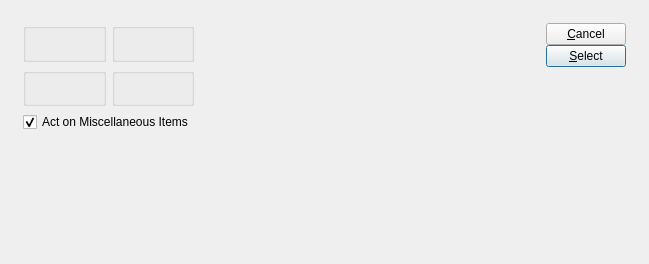
<ui version="4.0" >
 <comment>This file is part of the xTuple ERP: PostBooks Edition, a free and
open source Enterprise Resource Planning software suite,
Copyright (c) 1999-2010 by OpenMFG LLC, d/b/a xTuple.
It is licensed to you under the Common Public Attribution License
version 1.0, the full text of which (including xTuple-specific Exhibits)
is available at www.xtuple.com/CPAL.  By using this software, you agree
to be bound by its terms.</comment>
 <class>archRestoreSalesHistory</class>
 <widget class="QDialog" name="archRestoreSalesHistory" >
  <property name="geometry" >
   <rect>
    <x>0</x>
    <y>0</y>
    <width>648</width>
    <height>264</height>
   </rect>
  </property>
  <property name="windowTitle" >
   <string>Archive/Restore Sales History</string>
  </property>
  <layout class="QGridLayout" name="gridLayout_3" >
   <item row="0" column="0" >
    <layout class="QVBoxLayout" name="verticalLayout_2" >
     <property name="spacing" >
      <number>12</number>
     </property>
     <property name="margin" >
      <number>12</number>
     </property>
     <item>
      <layout class="QHBoxLayout" name="horizontalLayout" >
       <item>
        <layout class="QGridLayout" name="gridLayout_2" >
         <item row="0" column="0" >
          <widget class="ParameterGroup" name="_customerType" >
           <property name="title" >
            <string/>
           </property>
           <property name="fixedSize" >
            <bool>false</bool>
           </property>
          </widget>
         </item>
         <item row="0" column="1" >
          <widget class="WarehouseGroup" name="_warehouse" >
           <property name="title" >
            <string/>
           </property>
           <property name="fixedSize" >
            <bool>false</bool>
           </property>
          </widget>
         </item>
         <item row="1" column="0" >
          <widget class="ParameterGroup" name="_productCategory" >
           <property name="title" >
            <string/>
           </property>
           <property name="fixedSize" >
            <bool>false</bool>
           </property>
          </widget>
         </item>
         <item row="1" column="1" >
          <widget class="QGroupBox" name="_dateGroup" >
           <property name="title" >
            <string/>
           </property>
           <layout class="QGridLayout" name="gridLayout" >
            <item row="0" column="0" >
             <widget class="DateCluster" name="_dates" />
            </item>
           </layout>
          </widget>
         </item>
         <item row="2" column="0" colspan="2" >
          <widget class="QCheckBox" name="_miscItems" >
           <property name="text" >
            <string>Act on Miscellaneous Items</string>
           </property>
           <property name="checked" >
            <bool>true</bool>
           </property>
          </widget>
         </item>
        </layout>
       </item>
       <item>
        <spacer name="horizontalSpacer" >
         <property name="orientation" >
          <enum>Qt::Horizontal</enum>
         </property>
         <property name="sizeHint" stdset="0" >
          <size>
           <width>0</width>
           <height>17</height>
          </size>
         </property>
        </spacer>
       </item>
       <item>
        <layout class="QVBoxLayout" name="verticalLayout" >
         <property name="spacing" >
          <number>0</number>
         </property>
         <item>
          <widget class="QPushButton" name="_close" >
           <property name="text" >
            <string>&amp;Cancel</string>
           </property>
          </widget>
         </item>
         <item>
          <widget class="QPushButton" name="_select" >
           <property name="text" >
            <string>&amp;Select</string>
           </property>
           <property name="autoDefault" >
            <bool>true</bool>
           </property>
           <property name="default" >
            <bool>true</bool>
           </property>
          </widget>
         </item>
         <item>
          <spacer>
           <property name="orientation" >
            <enum>Qt::Vertical</enum>
           </property>
           <property name="sizeType" >
            <enum>QSizePolicy::Expanding</enum>
           </property>
           <property name="sizeHint" stdset="0" >
            <size>
             <width>20</width>
             <height>20</height>
            </size>
           </property>
          </spacer>
         </item>
        </layout>
       </item>
      </layout>
     </item>
     <item>
      <spacer name="verticalSpacer" >
       <property name="orientation" >
        <enum>Qt::Vertical</enum>
       </property>
       <property name="sizeHint" stdset="0" >
        <size>
         <width>603</width>
         <height>0</height>
        </size>
       </property>
      </spacer>
     </item>
    </layout>
   </item>
  </layout>
 </widget>
 <layoutdefault spacing="6" margin="11" />
 <pixmapfunction>qPixmapFromMimeSource</pixmapfunction>
 <customwidgets>
  <customwidget>
   <class>DateCluster</class>
   <extends>QWidget</extends>
   <header>datecluster.h</header>
  </customwidget>
  <customwidget>
   <class>ParameterGroup</class>
   <extends>QGroupBox</extends>
   <header>parametergroup.h</header>
  </customwidget>
  <customwidget>
   <class>WarehouseGroup</class>
   <extends>QGroupBox</extends>
   <header>warehousegroup.h</header>
  </customwidget>
 </customwidgets>
 <tabstops>
  <tabstop>_customerType</tabstop>
  <tabstop>_miscItems</tabstop>
  <tabstop>_select</tabstop>
  <tabstop>_close</tabstop>
 </tabstops>
 <resources/>
 <connections>
  <connection>
   <sender>_close</sender>
   <signal>clicked()</signal>
   <receiver>archRestoreSalesHistory</receiver>
   <slot>reject()</slot>
   <hints>
    <hint type="sourcelabel" >
     <x>20</x>
     <y>20</y>
    </hint>
    <hint type="destinationlabel" >
     <x>20</x>
     <y>20</y>
    </hint>
   </hints>
  </connection>
 </connections>
</ui>
